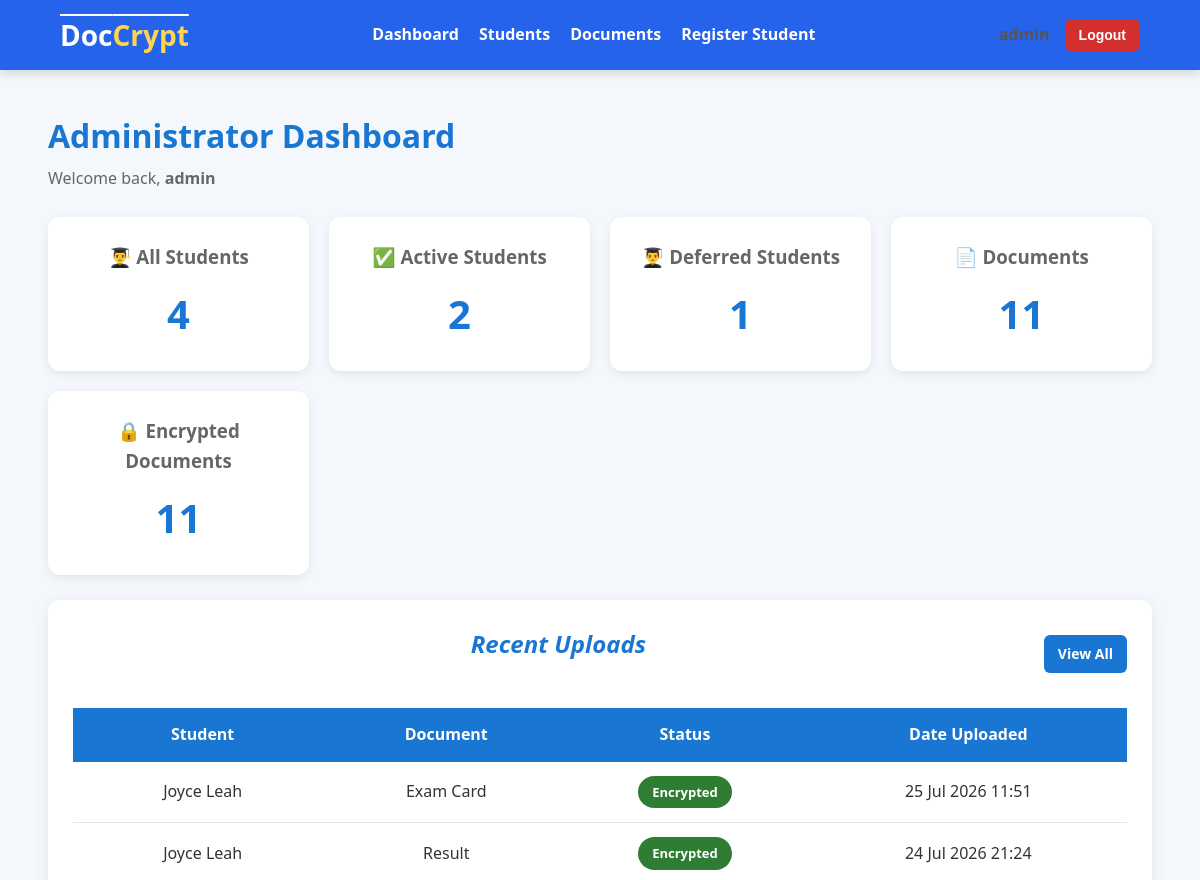
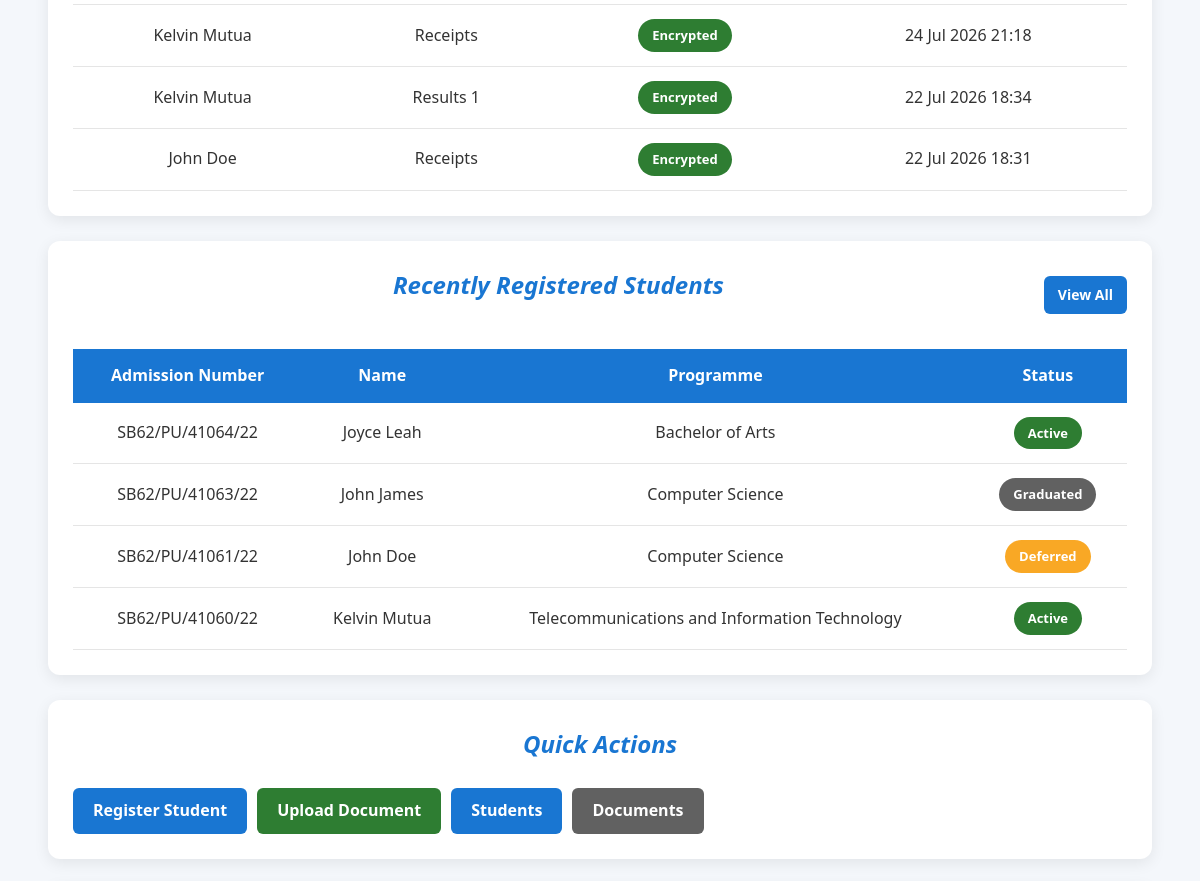
Before: /dashboard/ (signed in, upper part) with the older database file (2 pictures, top to bottom).
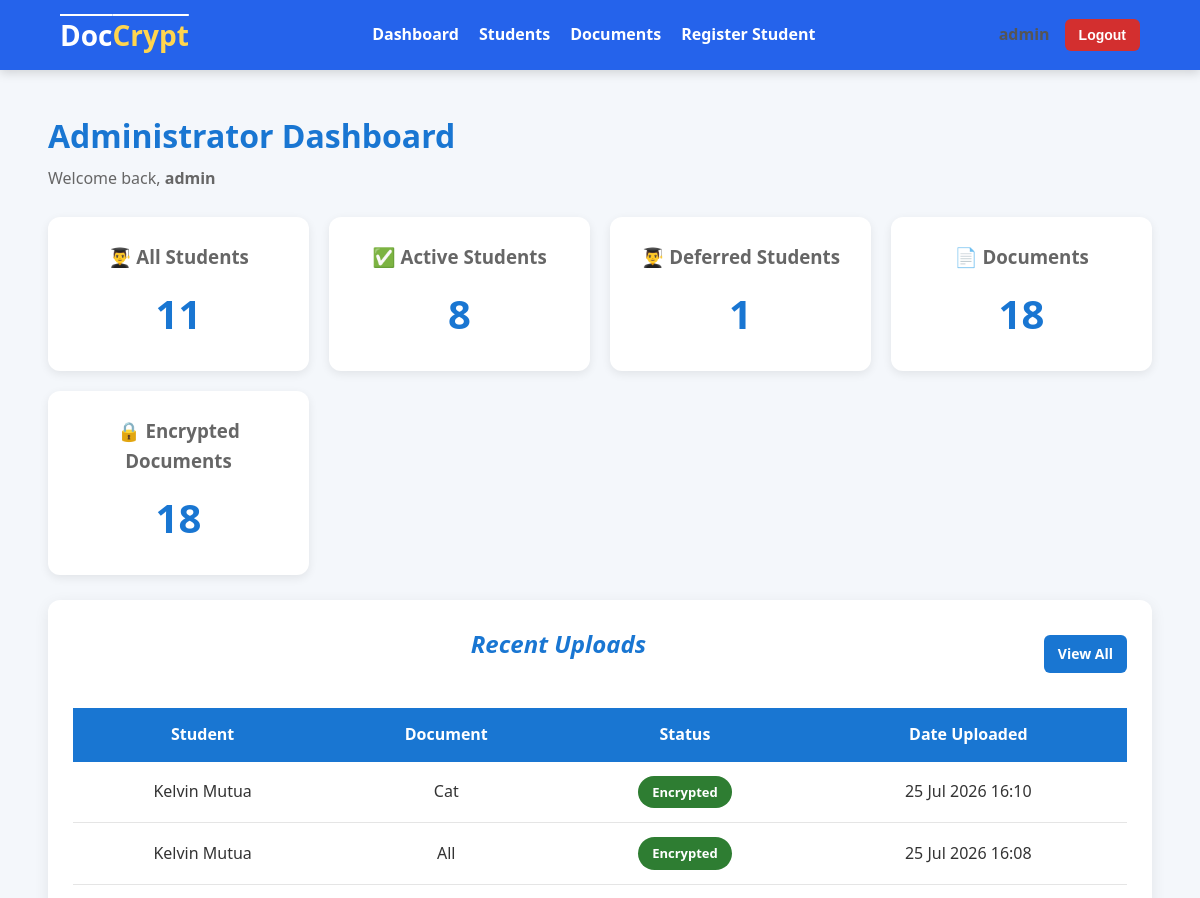
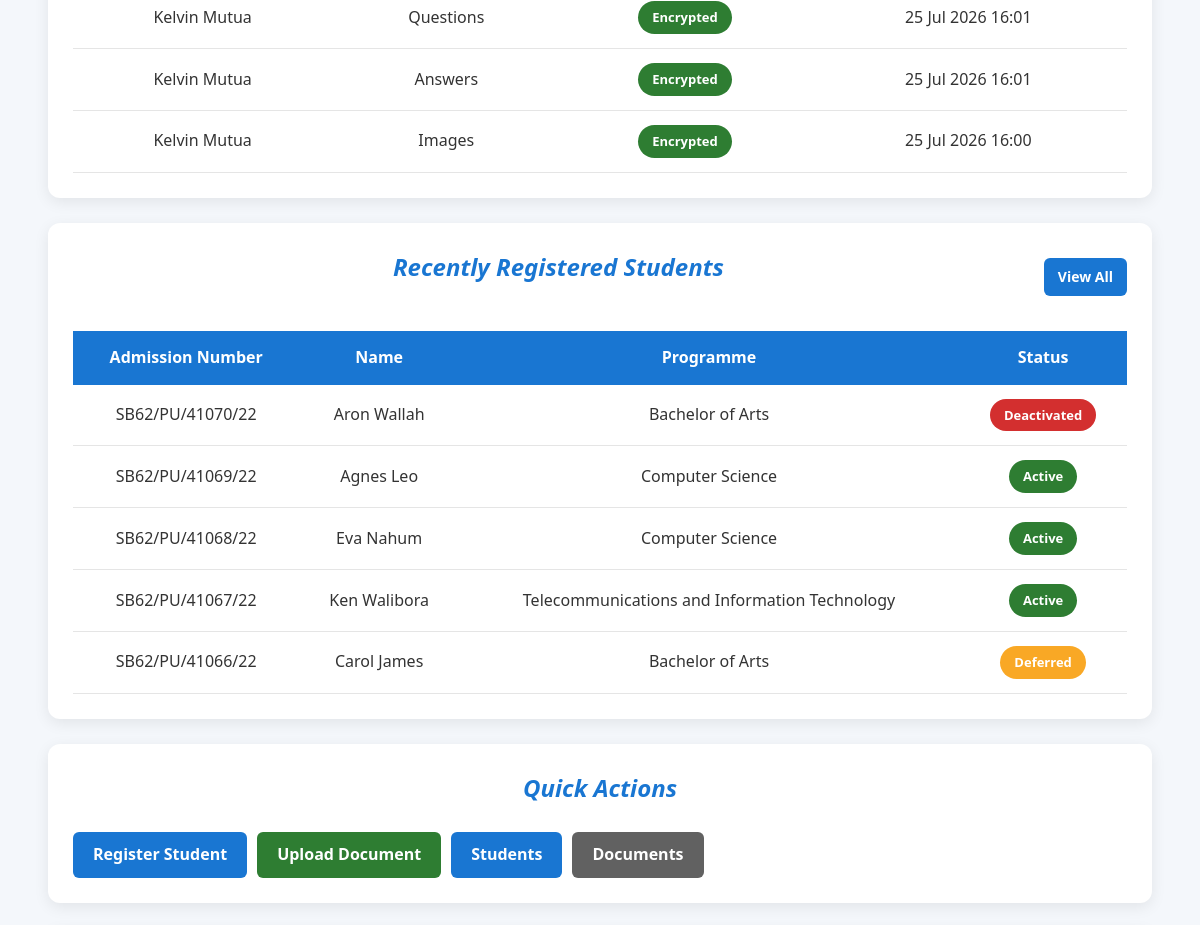
After: the same page with the newer database file (2 pictures, top to bottom).
### documents/models.py (models this page shows, shortened)
class Document(models.Model):
    class Status(models.TextChoices):
        PENDING = "PENDING", "Pending"
        ENCRYPTED = "ENCRYPTED", "Encrypted"
    student = models.ForeignKey(Student, on_delete=models.CASCADE, related_name="documents")
    uploaded_by = models.ForeignKey(CustomUser, on_delete=models.SET_NULL, null=True, related_name="uploaded_documents")
    title = models.CharField( max_length=255)
    original_file = models.FileField(upload_to="documents/original/")
    encrypted_file = models.FileField(upload_to="documents/encrypted/", null=True, blank=True)
    encrypted_key = models.BinaryField(null=True, blank=True)
    status = models.CharField(max_length=30, choices=Status.choices, default=Status.PENDING, db_index=True)
    uploaded_at = models.DateTimeField(auto_now_add=True)
    encrypted_at = models.DateTimeField(null=True, blank=True)
    class Meta:
        ordering = ["-uploaded_at"]
        verbose_name = "Document"
        verbose_name_plural = "Documents"

### student/models.py (models this page shows, shortened)
class Student(models.Model):
    class Status(models.TextChoices):
        ACTIVE = "ACTIVE", "Active"
        DEFERRED = "DEFERRED", "Deferred"
        GRADUATED = "GRADUATED", "Graduated"
        DEACTIVATED = "DEACTIVATED", "Deactivated"
    user = models.OneToOneField(CustomUser,on_delete=models.CASCADE,related_name="student")
    admission_number = models.CharField(max_length=25,unique=True)
    first_name = models.CharField(max_length=50)
    last_name = models.CharField(max_length=50)
    phone_number = models.CharField(max_length=15,blank=True)
    programme = models.CharField(max_length=50)
    department = models.CharField(max_length=50)
    year_of_study = models.PositiveSmallIntegerField(default=1)
    status = models.CharField(max_length=25,choices=Status.choices, default=Status.ACTIVE)
    class Meta:
        ordering = ["admission_number"]
        verbose_name = "Student"
        verbose_name_plural = "Students"
    @property
    def full_name(self):
        return f"{self.first_name} {self.last_name}"

### users/views.py (the view, shortened to what this page needs)
# urls.py: path("dashboard/", views.dashboard, name="dashboard"),
@login_required
def dashboard(request):
    if request.user.is_admin:
        total_students = Student.objects.count()
        active_students = Student.objects.filter(status=Student.Status.ACTIVE).count()
        deferred_students = Student.objects.filter(status =Student.Status.DEFERRED).count()
        graduated_students = Student.objects.filter(status=Student.Status.GRADUATED)
        total_documents = Document.objects.count()
        encrypted_documents = Document.objects.filter(status=Document.Status.ENCRYPTED).count()
        recent_documents = Document.objects.select_related("student").order_by("-uploaded_at")[:5]
        recent_students = Student.objects.order_by("-id")[:5]
        context = {
            "total_students": total_students,
            "active_students": active_students,
            "deferred_students": deferred_students,
            "graduated_students": graduated_students,
            "total_documents": total_documents,
            "encrypted_documents": encrypted_documents,
            "recent_documents": recent_documents,
            "recent_students": recent_students,
        }
        return render(request, "users/admin_dashboard.html", context)

### users/models.py (called while the page is built)
    @property
    def is_admin(self):
        return self.role == self.Role.ADMIN or self.is_superuser

### users/templates/users/admin_dashboard.html (shortened to what the changed rows need)
{% extends "users/base.html" %}
{% block content %}
<div class="page-header">
    <div>
        <h1>Administrator Dashboard</h1>
    </div>
</div>
<div class="dashboard-grid">
    <div class="dashboard-card">
        <h3> 👨‍🎓 All Students</h3>
        <h1> {{ total_students }} </h1>
    </div>
    <div class="dashboard-card">
        <h3>✅ Active Students</h3>
        <h1> {{ active_students }} </h1>
    </div>
    <div class="dashboard-card">
        <h1> {{ deferred_students }} </h1>
    </div>
    <div class="dashboard-card">
        <h3> 📄 Documents</h3>
        <h1> {{ total_documents }} </h1>
    </div>
    <div class="dashboard-card">
        <h3>🔒 Encrypted Documents</h3>
        <h1> {{ encrypted_documents }} </h1>
    </div>
</div>
<div class="card">
    <div class="page-header">
        <h2 class="card-title">Recent Uploads</h2>
    </div>
    <table>
        <thead>
            <tr>
                <th>Student</th>
                <th>Document</th>
                <th>Status</th>
                <th>Date Uploaded</th>
            </tr>
        </thead>
        <tbody>
            {% for document in recent_documents %}
            <tr>
                <td> {{ document.student.full_name }} </td>
                <td> {{ document.title }} </td>
                <td>
                    {% if document.status == "ENCRYPTED" %}
                        <span class="badge badge-success">
                            {{ document.get_status_display }}
                        </span>
                    {% else %}
                        <span class="badge badge-warning">
                            {{ document.get_status_display }}
                        </span>
                    {% endif %}
                </td>
                <td> {{ document.uploaded_at|date:"d M Y H:i" }} </td>
            </tr>
            {% empty %}
            <tr>
                <td colspan="4">No uploaded documents.</td>
            </tr>
            {% endfor %}
        </tbody>
    </table>
</div>
<div class="card">
    <div class="page-header">
        <h2 class="card-title">Recently Registered Students</h2>
    </div>
    <table>
        <thead>
            <tr>
                <th>Admission Number</th>
                <th>Name</th>
                <th>Programme</th>
                <th>Status</th>
            </tr>
        </thead>
        <tbody>
            {% for student in recent_students %}
            <tr>
                <td> {{ student.admission_number }} </td>
                <td> {{ student.full_name }} </td>
                <td> {{ student.programme }} </td>
                <td>
                    {% if student.status == "ACTIVE" %}
                        <span class="badge badge-success">
                            {{ student.get_status_display }}
                        </span>
                    {% elif student.status == "DEFERRED" %}
                        <span class="badge badge-warning">
                            {{ student.get_status_display }}
                        </span>
                    {% elif student.status == "DEACTIVATED" %}
                        <span class="badge badge-danger">
                            {{ student.get_status_display }}
                        </span>
                    {% else %}
                        <span class="badge badge-secondary">
                            {{ student.get_status_display }}
                        </span>
                    {% endif %}
                </td>
            </tr>
            {% empty %}
            <tr>
                <td colspan="4">No registered students.</td>
            </tr>
            {% endfor %}
        </tbody>
    </table>
</div>
<div class="card">
    <h2 class="card-title">Quick Actions</h2>
</div>
{% endblock %}

Changed rows visible on the page:
no longer on this page (row unchanged): Document: student.full_name "Joyce Leah", title "Exam Card", status "Encrypted", uploaded_at "25 Jul 2026 11:51"
no longer on this page (row unchanged): Document: student.full_name "Joyce Leah", title "Result", status "Encrypted", uploaded_at "24 Jul 2026 21:24"
no longer on this page (row unchanged): Document: student.full_name "Kelvin Mutua", title "Receipts", status "Encrypted", uploaded_at "24 Jul 2026 21:18"
no longer on this page (row unchanged): Document: student.full_name "Kelvin Mutua", title "Results 1", status "Encrypted", uploaded_at "22 Jul 2026 18:34"
no longer on this page (row unchanged): Document: student.full_name "John Doe", title "Receipts", status "Encrypted", uploaded_at "22 Jul 2026 18:31"
no longer on this page (row unchanged): Student: admission_number "SB62/PU/41064/22", full_name "Joyce Leah", programme "Bachelor of Arts", status "Active"
no longer on this page (row unchanged): Student: admission_number "SB62/PU/41063/22", full_name "John James", programme "Computer Science", status "Graduated"
no longer on this page (row edited): Student: admission_number "SB62/PU/41061/22", full_name "John Doe", programme "Computer Science", status "Deferred"
no longer on this page (row unchanged): Student: admission_number "SB62/PU/41060/22", full_name "Kelvin Mutua", programme "Telecommunications and Information Technology", status "Active"
added Document: student.full_name "Kelvin Mutua", title "Cat", status "Encrypted", uploaded_at "25 Jul 2026 16:10"
added Document: student.full_name "Kelvin Mutua", title "All", status "Encrypted", uploaded_at "25 Jul 2026 16:08"
added Document: student.full_name "Kelvin Mutua", title "Questions", status "Encrypted", uploaded_at "25 Jul 2026 16:01"
added Document: student.full_name "Kelvin Mutua", title "Answers", status "Encrypted", uploaded_at "25 Jul 2026 16:01"
added Document: student.full_name "Kelvin Mutua", title "Images", status "Encrypted", uploaded_at "25 Jul 2026 16:00"
added Student: admission_number "SB62/PU/41070/22", full_name "Aron Wallah", programme "Bachelor of Arts", status "Deactivated"
added Student: admission_number "SB62/PU/41069/22", full_name "Agnes Leo", programme "Computer Science", status "Active"
added Student: admission_number "SB62/PU/41068/22", full_name "Eva Nahum", programme "Computer Science", status "Active"
added Student: admission_number "SB62/PU/41067/22", full_name "Ken Walibora", programme "Telecommunications and Information Technology", status "Active"
added Student: admission_number "SB62/PU/41066/22", full_name "Carol James", programme "Bachelor of Arts", status "Deferred"
Other visible differences:
{{ total_students }}: "4" → "11"
{{ active_students }}: "2" → "8"
{{ total_documents }}: "11" → "18"
{{ encrypted_documents }}: "11" → "18"
